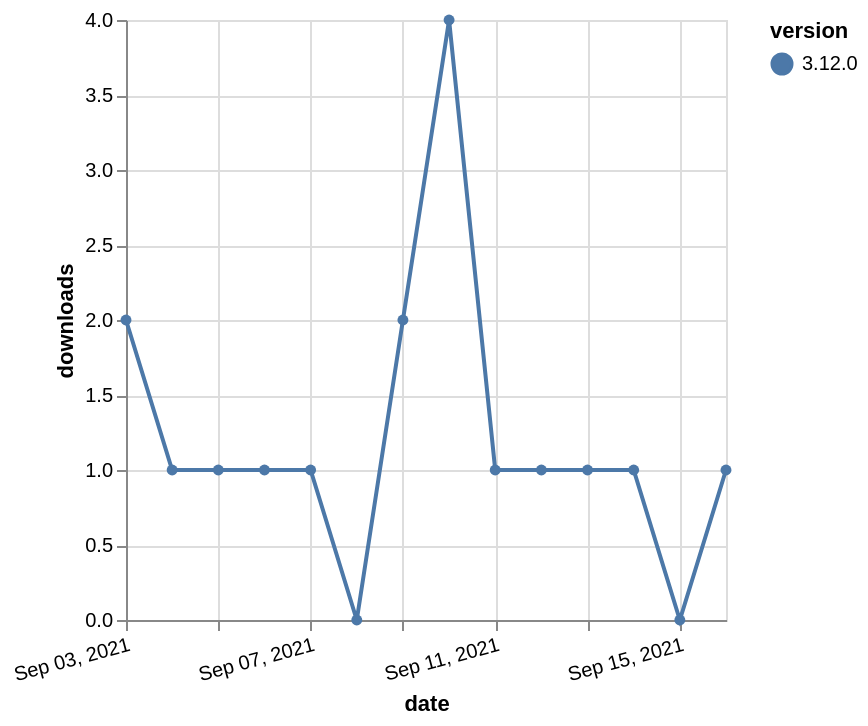

Express this chart as Vega-Lite.
### Vega-Lite specification from a JSON file in a GitHub repository (floating-point values rounded to 4 significant figures)
{"$schema": "https://vega.github.io/schema/vega-lite/v5.json", "description": "A simple bar chart with embedded data.", "data": {"values": [{"date": "2021-09-03", "total": 519, "delta": 2, "version": "3.12.0"}, {"date": "2021-09-04", "total": 520, "delta": 1, "version": "3.12.0"}, {"date": "2021-09-05", "total": 521, "delta": 1, "version": "3.12.0"}, {"date": "2021-09-06", "total": 522, "delta": 1, "version": "3.12.0"}, {"date": "2021-09-07", "total": 523, "delta": 1, "version": "3.12.0"}, {"date": "2021-09-08", "total": 523, "delta": 0, "version": "3.12.0"}, {"date": "2021-09-09", "total": 525, "delta": 2, "version": "3.12.0"}, {"date": "2021-09-10", "total": 529, "delta": 4, "version": "3.12.0"}, {"date": "2021-09-11", "total": 530, "delta": 1, "version": "3.12.0"}, {"date": "2021-09-12", "total": 531, "delta": 1, "version": "3.12.0"}, {"date": "2021-09-13", "total": 532, "delta": 1, "version": "3.12.0"}, {"date": "2021-09-14", "total": 533, "delta": 1, "version": "3.12.0"}, {"date": "2021-09-15", "total": 533, "delta": 0, "version": "3.12.0"}, {"date": "2021-09-16", "total": 534, "delta": 1, "version": "3.12.0"}]}, "width": "container", "mark": {"type": "line", "point": {"filled": true}}, "encoding": {"x": {"field": "date", "type": "temporal", "timeUnit": "yearmonthdate", "title": "date", "axis": {"labelAngle": -15}}, "y": {"field": "delta", "type": "quantitative", "title": "downloads"}, "color": {"field": "version", "type": "nominal"}, "tooltip": {"field": "delta"}}}
